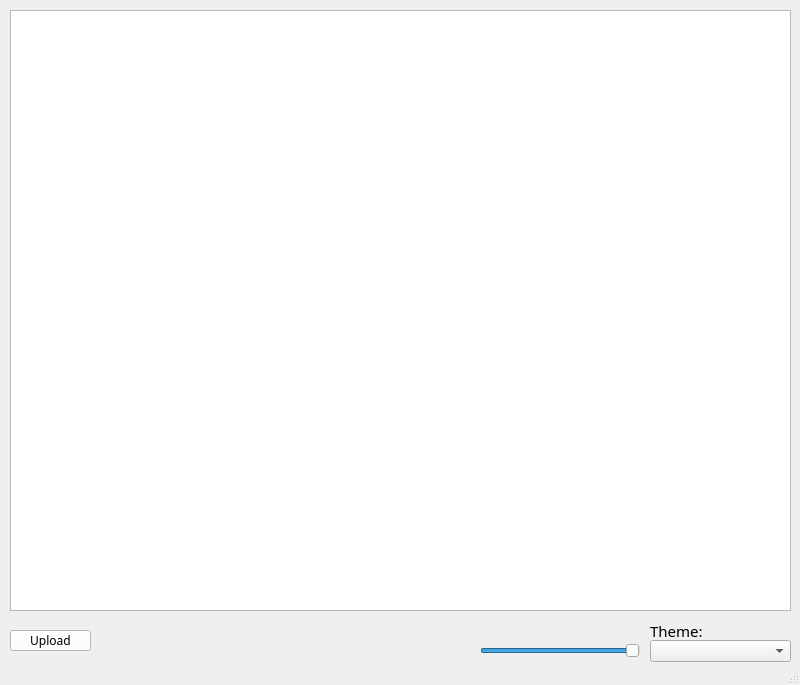
<?xml version="1.0" encoding="UTF-8"?>
<ui version="4.0">
 <class>MainWindow</class>
 <widget class="QMainWindow" name="MainWindow">
  <property name="geometry">
   <rect>
    <x>0</x>
    <y>0</y>
    <width>800</width>
    <height>685</height>
   </rect>
  </property>
  <property name="font">
   <font>
    <family>Microsoft YaHei</family>
   </font>
  </property>
  <property name="windowTitle">
   <string>MainWindow</string>
  </property>
  <property name="styleSheet">
   <string notr="true"/>
  </property>
  <widget class="QWidget" name="centralwidget">
   <widget class="QPushButton" name="pushButton">
    <property name="geometry">
     <rect>
      <x>10</x>
      <y>630</y>
      <width>81</width>
      <height>21</height>
     </rect>
    </property>
    <property name="styleSheet">
     <string notr="true">background-color: rgb(255, 255, 255);</string>
    </property>
    <property name="text">
     <string>Upload</string>
    </property>
   </widget>
   <widget class="QTableWidget" name="tableWidget">
    <property name="geometry">
     <rect>
      <x>10</x>
      <y>10</y>
      <width>781</width>
      <height>601</height>
     </rect>
    </property>
    <property name="styleSheet">
     <string notr="true">gridline-color: rgb(255, 0, 0);
selection-background-color: rgb(255, 0, 0);
selection-color: rgb(255, 0, 0);
alternate-background-color: rgb(255, 0, 0);</string>
    </property>
   </widget>
   <widget class="QLabel" name="label_3">
    <property name="geometry">
     <rect>
      <x>10</x>
      <y>630</y>
      <width>351</width>
      <height>31</height>
     </rect>
    </property>
    <property name="font">
     <font>
      <family>Segoe UI Semilight</family>
      <pointsize>10</pointsize>
     </font>
    </property>
    <property name="text">
     <string/>
    </property>
   </widget>
   <widget class="QComboBox" name="comboBox">
    <property name="geometry">
     <rect>
      <x>650</x>
      <y>640</y>
      <width>141</width>
      <height>22</height>
     </rect>
    </property>
   </widget>
   <widget class="QLabel" name="label_5">
    <property name="geometry">
     <rect>
      <x>650</x>
      <y>620</y>
      <width>111</width>
      <height>21</height>
     </rect>
    </property>
    <property name="font">
     <font>
      <family>Segoe UI Semibold</family>
      <pointsize>11</pointsize>
     </font>
    </property>
    <property name="text">
     <string>Theme:</string>
    </property>
   </widget>
   <widget class="QSlider" name="horizontalSlider">
    <property name="geometry">
     <rect>
      <x>480</x>
      <y>640</y>
      <width>160</width>
      <height>22</height>
     </rect>
    </property>
    <property name="maximum">
     <number>100</number>
    </property>
    <property name="value">
     <number>100</number>
    </property>
    <property name="orientation">
     <enum>Qt::Horizontal</enum>
    </property>
   </widget>
   <zorder>tableWidget</zorder>
   <zorder>label_3</zorder>
   <zorder>comboBox</zorder>
   <zorder>label_5</zorder>
   <zorder>horizontalSlider</zorder>
   <zorder>pushButton</zorder>
  </widget>
  <widget class="QStatusBar" name="statusbar"/>
 </widget>
 <resources/>
 <connections/>
</ui>
